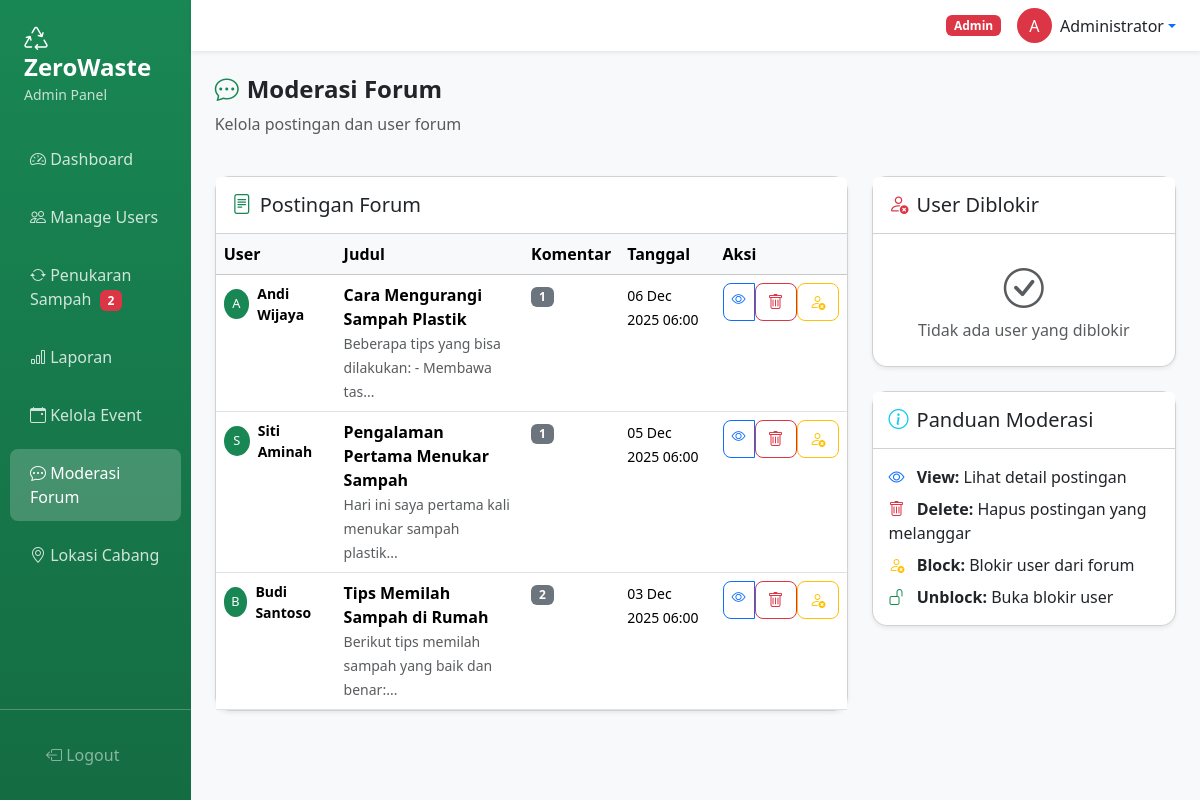
Page /admin/forum.php (signed in) on the committed database.
### tables this page shows
CREATE TABLE `forum_posts` (
  `id` int(11) NOT NULL AUTO_INCREMENT,
  `user_id` int(11) NOT NULL,
  `title` varchar(255) NOT NULL,
  `content` text NOT NULL,
  `photo` varchar(255) DEFAULT NULL,
  `is_deleted` tinyint(1) DEFAULT 0,
  `created_at` datetime DEFAULT CURRENT_TIMESTAMP,
  PRIMARY KEY (`id`),
  KEY `user_id` (`user_id`),
  CONSTRAINT `forum_posts_ibfk_1` FOREIGN KEY (`user_id`) REFERENCES `users` (`id`) ON DELETE CASCADE
);

CREATE TABLE `users` (
  `id` int(11) NOT NULL AUTO_INCREMENT,
  `username` varchar(50) NOT NULL,
  `email` varchar(100) NOT NULL,
  `password` varchar(255) NOT NULL,
  `full_name` varchar(100) NOT NULL,
  `phone` varchar(20) DEFAULT NULL,
  `address` text DEFAULT NULL,
  `points` int(11) DEFAULT 0,
  `role` varchar(20) DEFAULT 'user',
  `is_active` tinyint(1) DEFAULT 1,
  `is_forum_blocked` tinyint(1) DEFAULT 0,
  `created_at` datetime DEFAULT CURRENT_TIMESTAMP,
  `updated_at` datetime DEFAULT CURRENT_TIMESTAMP ON UPDATE CURRENT_TIMESTAMP,
  PRIMARY KEY (`id`),
  UNIQUE KEY `username` (`username`),
  UNIQUE KEY `email` (`email`)
);

### config/functions.php (called while the page is built, shortened)
<?php
function sanitize($data) {
    return htmlspecialchars(trim($data), ENT_QUOTES, 'UTF-8');
}
function formatDateTime($datetime) {
    return date('d M Y H:i', strtotime($datetime));
}
?>

### admin/forum.php (the view, shortened to what this page needs)
<?php
require_once '../config/database.php';
require_once '../config/functions.php';
$stmt = $pdo->query("
    SELECT p.*, u.full_name, u.username, u.is_forum_blocked,
           (SELECT COUNT(*) FROM forum_comments WHERE post_id = p.id AND is_deleted = 0) as comment_count
    FROM forum_posts p
    JOIN users u ON p.user_id = u.id
    WHERE p.is_deleted = 0
    ORDER BY p.created_at DESC
    LIMIT 50
");
$posts = $stmt->fetchAll();
$stmt = $pdo->query("SELECT * FROM users WHERE role = 'user' AND is_forum_blocked = 1 ORDER BY full_name");
$blockedUsers = $stmt->fetchAll();
?>
<!DOCTYPE html>
<html lang="id">
<head>
    <link href="https://cdn.jsdelivr.net/npm/bootstrap@5.3.2/dist/css/bootstrap.min.css" rel="stylesheet">
    <link href="https://cdn.jsdelivr.net/npm/bootstrap-icons@1.11.1/font/bootstrap-icons.css" rel="stylesheet">
    <link href="../assets/css/style.css" rel="stylesheet">
</head>
<body>
    <div class="d-flex">
        <?php include 'includes/sidebar.php'; ?>
        <div class="main-content flex-grow-1">
            <?php include 'includes/topbar.php'; ?>
            <div class="container-fluid p-4">
                <div class="row mb-4">
                    <div class="col-12">
                        <h4 class="fw-bold"><i class="bi bi-chat-dots me-2 text-success"></i>Moderasi Forum</h4>
                        <p class="text-muted">Kelola postingan dan user forum</p>
                    </div>
                </div>
                <div class="row g-4">
                    <div class="col-lg-8">
                        <div class="card shadow-sm">
                            <div class="card-header bg-white py-3">
                                <h5 class="mb-0"><i class="bi bi-file-text me-2 text-success"></i>Postingan Forum</h5>
                            </div>
                            <div class="card-body p-0">
                                <?php if (empty($posts)): ?>
                                <div class="p-4 text-center text-muted">
                                    <i class="bi bi-chat-square-text fs-1 mb-3"></i>
                                    <p class="mb-0">Tidak ada postingan</p>
                                </div>
                                <?php else: ?>
                                <div class="table-responsive">
                                    <table class="table table-hover mb-0">
                                        <thead class="table-light">
                                            <tr>
                                                <th>User</th>
                                                <th>Judul</th>
                                                <th>Komentar</th>
                                                <th>Tanggal</th>
                                                <th>Aksi</th>
                                            </tr>
                                        </thead>
                                        <tbody>
                                            <?php foreach ($posts as $post): ?>
                                            <tr>
                                                <td>
                                                    <div class="d-flex align-items-center">
                                                        <div class="bg-success text-white rounded-circle d-flex align-items-center justify-content-center me-2" style="width: 30px; height: 30px; font-size: 0.8rem;">
                                                            <?= strtoupper(substr($post['full_name'], 0, 1)) ?>
                                                        </div>
                                                        <div>
                                                            <div class="fw-bold small"><?= sanitize($post['full_name']) ?></div>
                                                        </div>
                                                    </div>
                                                </td>
                                                <td>
                                                    <div class="fw-bold"><?= sanitize(substr($post['title'], 0, 40)) ?><?= strlen($post['title']) > 40 ? '...' : '' ?></div>
                                                    <small class="text-muted"><?= sanitize(substr($post['content'], 0, 50)) ?>...</small>
                                                </td>
                                                <td><span class="badge bg-secondary"><?= $post['comment_count'] ?></span></td>
                                                <td><small><?= formatDateTime($post['created_at']) ?></small></td>
                                                <td>
                                                    <div class="btn-group btn-group-sm">
                                                        <a href="forum-detail.php?id=<?= $post['id'] ?>" class="btn btn-outline-primary">
                                                            <i class="bi bi-eye"></i>
                                                        </a>
                                                        <form method="POST" class="d-inline" onsubmit="return confirm('Hapus postingan ini?')">
                                                            <button type="submit" class="btn btn-outline-danger">
                                                                <i class="bi bi-trash"></i>
                                                            </button>
                                                        </form>
                                                        <?php if (!$post['is_forum_blocked']): ?>
                                                        <form method="POST" class="d-inline" onsubmit="return confirm('Block user ini dari forum?')">
                                                            <button type="submit" class="btn btn-outline-warning" title="Block User">
                                                                <i class="bi bi-person-x"></i>
                                                            </button>
                                                        </form>
                                                        <?php endif; ?>
                                                    </div>
                                                </td>
                                            </tr>
                                            <?php endforeach; ?>
                                        </tbody>
                                    </table>
                                </div>
                                <?php endif; ?>
                            </div>
                        </div>
                    </div>
                    <div class="col-lg-4">
                        <div class="card shadow-sm">
                            <div class="card-header bg-white py-3">
                                <h5 class="mb-0"><i class="bi bi-person-x me-2 text-danger"></i>User Diblokir</h5>
                            </div>
                            <div class="card-body p-0">
                                <?php if (empty($blockedUsers)): ?>
                                <div class="p-4 text-center text-muted">
                                    <i class="bi bi-check-circle fs-1 mb-3"></i>
                                    <p class="mb-0">Tidak ada user yang diblokir</p>
                                </div>
                                <?php endif; ?>
                            </div>
                        </div>
                        <div class="card shadow-sm mt-4">
                            <div class="card-header bg-white py-3">
                                <h5 class="mb-0"><i class="bi bi-info-circle me-2 text-info"></i>Panduan Moderasi</h5>
                            </div>
                            <div class="card-body">
                                <ul class="list-unstyled mb-0">
                                    <li class="mb-2">
                                        <i class="bi bi-eye text-primary me-2"></i>
                                        <strong>View:</strong> Lihat detail postingan
                                    </li>
                                    <li class="mb-2">
                                        <i class="bi bi-trash text-danger me-2"></i>
                                        <strong>Delete:</strong> Hapus postingan yang melanggar
                                    </li>
                                    <li class="mb-2">
                                        <i class="bi bi-person-x text-warning me-2"></i>
                                        <strong>Block:</strong> Blokir user dari forum
                                    </li>
                                    <li>
                                        <i class="bi bi-unlock text-success me-2"></i>
                                        <strong>Unblock:</strong> Buka blokir user
                                    </li>
                                </ul>
                            </div>
                        </div>
                    </div>
                </div>
            </div>
        </div>
    </div>
</body>
</html>

### assets/css/style.css (style rules this page uses)
:root { --primary-green: #198754; --light-green: #d1e7dd; --dark-green: #146c43; }
body { font-family: 'Segoe UI', Tahoma, Geneva, Verdana, sans-serif; }
.card { border-radius: 15px; transition: transform 0.2s, box-shadow 0.2s; }
.btn { border-radius: 8px; }
.main-content { background-color: #f8f9fa; min-height: 100vh; }

### rows in the picture
forum_posts: user.full_name "A", user.full_name "Andi Wijaya", title "Cara Mengurangi Sampah Plastik", content "Beberapa tips yang bisa dilakukan: - Membawa tas", comment_count "1", created_at "06 Dec 2025 06:00"
forum_posts: user.full_name "S", user.full_name "Siti Aminah", title "Pengalaman Pertama Menukar Sampah", content "Hari ini saya pertama kali menukar sampah plastik", comment_count "1", created_at "05 Dec 2025 06:00"
forum_posts: user.full_name "B", user.full_name "Budi Santoso", title "Tips Memilah Sampah di Rumah", content "Berikut tips memilah sampah yang baik dan benar:", comment_count "2", created_at "03 Dec 2025 06:00"

### other values in the picture
$pendingCount "2"
substr($_SESSION['full_name'], 0, 1) "A"
$_SESSION['full_name'] "Administrator"
